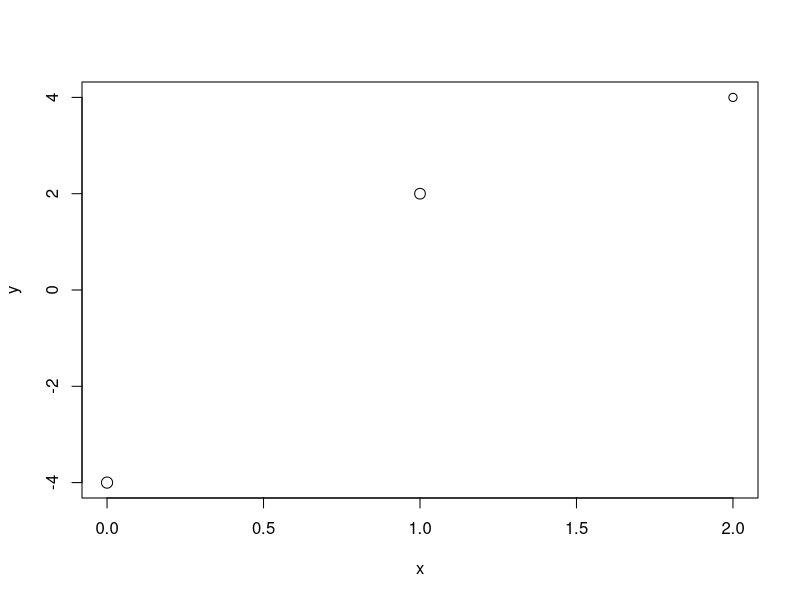

Generate this figure with R: (Note: this script raises an error after producing the figure.)
# Falconer model to show means and variances
# Consider genotypes AA, AB and BB
p = 0.3 # frequency of B allele
a = 4 # [mean(BB) - mean(AA)] / 2
d = 2.0 # mean(AB) - [mean(AA) + mean(BB)]/2
# Calculations
mu= a*(2*p - 1) + 2*d*p*(1-p)
beta= a + d*(1-2*p)
# Genotype values
gAA= -a
gAB= d
gBB= a
varG = (1-p)^2 * (gAA-mu)^2 + 2*p*(1-p)*(gAB-mu)^2 + p^2*(gBB-mu)^2
varG
# Breeding values for the 3 genotypes
bvAA= -2*p*beta
bvAB= (1-2*p)*beta
bvBB= 2*(1-p)*beta
varBV= (1-p)^2 * (bvAA)^2 + 2*p*(1-p)*(bvAB)^2 + p^2*(bvBB)^2
varBV
# Variance components
Va= 2*p*(1-p)*beta^2
Vd= (2*p*(1-p)*d)^2
Vg= Va + Vd
Va; Vd; Vg
# For plotting
x<- c(0,1,2)
y<- c(-a,d,a)
w<- c((1-p)^2, 2*p*(1-p),p^2)
cex.val = 1 + w
plot(x,y,cex=cex.val)
abline(reg)


